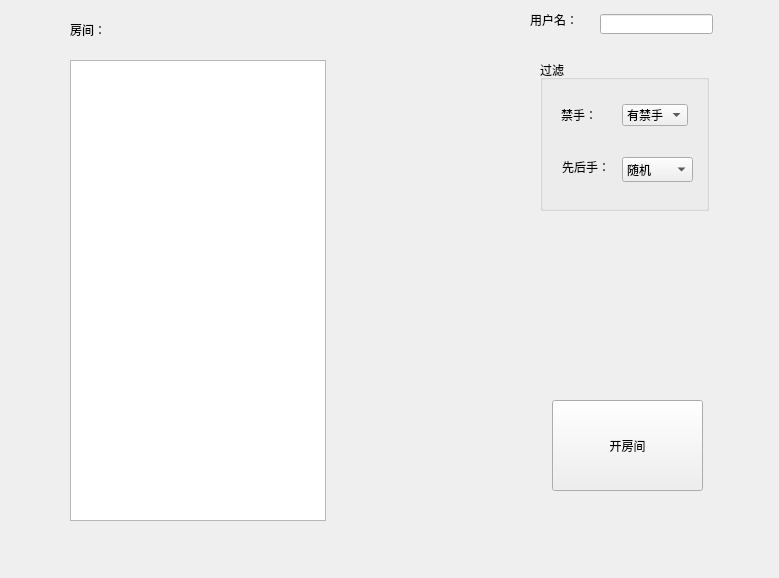
<?xml version="1.0" encoding="UTF-8"?>
<ui version="4.0">
 <class>NetWindow</class>
 <widget class="QWidget" name="NetWindow">
  <property name="geometry">
   <rect>
    <x>0</x>
    <y>0</y>
    <width>779</width>
    <height>578</height>
   </rect>
  </property>
  <property name="windowTitle">
   <string>开房间</string>
  </property>
  <widget class="QListWidget" name="addressListWidget">
   <property name="geometry">
    <rect>
     <x>70</x>
     <y>60</y>
     <width>256</width>
     <height>461</height>
    </rect>
   </property>
  </widget>
  <widget class="QGroupBox" name="groupBox">
   <property name="geometry">
    <rect>
     <x>540</x>
     <y>60</y>
     <width>169</width>
     <height>151</height>
    </rect>
   </property>
   <property name="title">
    <string>过滤</string>
   </property>
   <layout class="QVBoxLayout" name="verticalLayout">
    <item>
     <widget class="QWidget" name="widget" native="true">
      <layout class="QHBoxLayout" name="horizontalLayout_2">
       <item>
        <widget class="QLabel" name="label">
         <property name="text">
          <string>禁手：</string>
         </property>
        </widget>
       </item>
       <item>
        <widget class="QComboBox" name="forbiddenCombolBox">
         <item>
          <property name="text">
           <string>有禁手</string>
          </property>
         </item>
         <item>
          <property name="text">
           <string>无禁手</string>
          </property>
         </item>
        </widget>
       </item>
      </layout>
     </widget>
    </item>
    <item>
     <widget class="QWidget" name="widget_2" native="true">
      <widget class="QLabel" name="label_2">
       <property name="geometry">
        <rect>
         <x>10</x>
         <y>10</y>
         <width>69</width>
         <height>20</height>
        </rect>
       </property>
       <property name="text">
        <string>先后手：</string>
       </property>
      </widget>
      <widget class="QComboBox" name="colorCombolBox">
       <property name="geometry">
        <rect>
         <x>70</x>
         <y>10</y>
         <width>71</width>
         <height>25</height>
        </rect>
       </property>
       <item>
        <property name="text">
         <string>随机</string>
        </property>
       </item>
       <item>
        <property name="text">
         <string>白棋</string>
        </property>
       </item>
       <item>
        <property name="text">
         <string>黑棋</string>
        </property>
       </item>
      </widget>
     </widget>
    </item>
   </layout>
  </widget>
  <widget class="QPushButton" name="openHouseButton">
   <property name="geometry">
    <rect>
     <x>552</x>
     <y>400</y>
     <width>151</width>
     <height>91</height>
    </rect>
   </property>
   <property name="text">
    <string>开房间</string>
   </property>
  </widget>
  <widget class="QLabel" name="label_3">
   <property name="geometry">
    <rect>
     <x>70</x>
     <y>20</y>
     <width>69</width>
     <height>20</height>
    </rect>
   </property>
   <property name="text">
    <string>房间：</string>
   </property>
  </widget>
  <widget class="QLineEdit" name="name">
   <property name="geometry">
    <rect>
     <x>600</x>
     <y>14</y>
     <width>113</width>
     <height>20</height>
    </rect>
   </property>
  </widget>
  <widget class="QLabel" name="label_4">
   <property name="geometry">
    <rect>
     <x>530</x>
     <y>10</y>
     <width>69</width>
     <height>20</height>
    </rect>
   </property>
   <property name="text">
    <string>用户名：</string>
   </property>
  </widget>
 </widget>
 <resources/>
 <connections/>
</ui>
